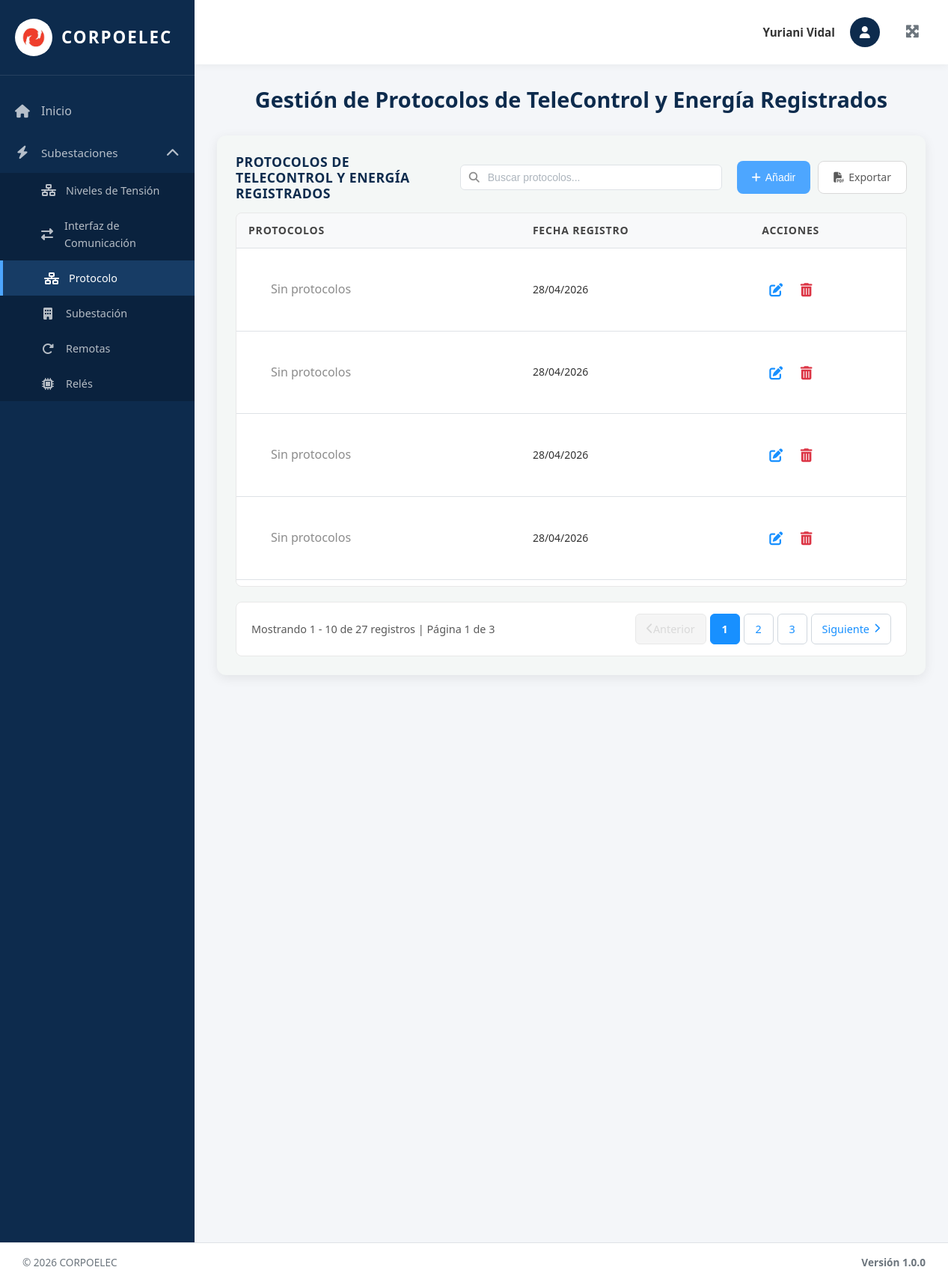
Before: /protocolo/ (signed in) with the older database file.
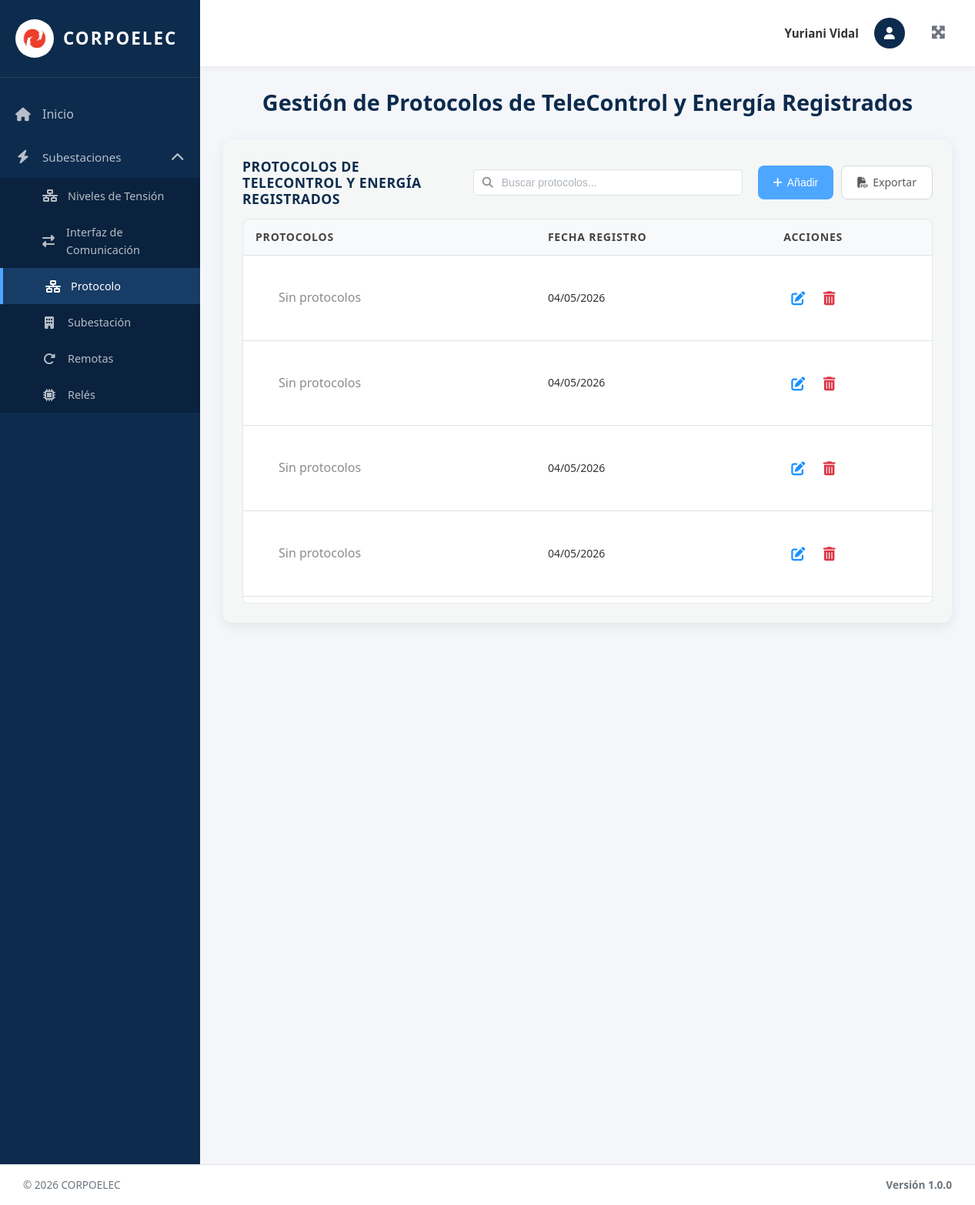
After: the same page with the newer database file.
### equipos/models.py (models this page shows, shortened)
class InterfazDeComunicacion(models.Model):
    Id_Interfaz = models.AutoField(primary_key=True)  # Identificador único
    Fecha_Reg = models.DateField(auto_now_add=True)  # Fecha de registro automática
    Puertos_C = models.IntegerField(default=0, verbose_name='Puertos de Comunicación')  # Contador de puertos asociados
    creado_por = models.ForeignKey(User, on_delete=models.SET_NULL, null=True, blank=True, related_name='interfaces_creadas')  # Usuario que creó el registro
    class Meta:
        verbose_name = 'Interfaz de Comunicación'
        verbose_name_plural = 'Interfaces de Comunicación'
        ordering = ['Id_Interfaz']  # Orden por ID descendente (más recientes primero)

### equipos/views.py (the view, shortened to what this page needs)
# urls.py: path('protocolo/', protocolo_view, name='protocolo'),
@login_required(login_url='/login/')
def protocolo_view(request):
    interfaces = InterfazDeComunicacion.objects.all().order_by('Id_Interfaz')
    paginator = Paginator(interfaces, 10)
    page_number = request.GET.get('page')
    page_obj = paginator.get_page(page_number)
    context = {
        'title': 'Protocolos',
        'page_obj': page_obj,
        'is_admin': request.user.is_superuser,
    }
    return render(request, 'protocolo.html', context)

### templates/protocolo.html (shortened to what the changed rows need)
{% extends 'base.html' %}
{% load static %}
{% block content %}
<div class="welcome-text">
  <h2>Gestión de Protocolos de TeleControl y Energía Registrados</h2>
</div>
<div class="table-section">
   <div class="table-container">
    {% if page_obj.paginator.count > 0 %}
    <table class="data-table">
<thead>
          <tr>
            <th>Protocolos</th>
            <th>Fecha Registro</th>
            <th>Acciones</th>
          </tr>
      </thead>
     <tbody>
       {% for interfaz in page_obj %}
       <tr>
         <td>
           <div class="protocolos-container">
             {% for protocolo in interfaz.protocolos.all %}
             <span class="protocolo-badge">
               <span class="protocolo-icon">
                 {% if protocolo.Tipo == '104' %}<i class="fas fa-network-wired"></i>{% endif %}
                 {% if protocolo.Tipo == 'DNP' %}<i class="fas fa-plug"></i>{% endif %}
                 {% if protocolo.Tipo == 'GOOSE' %}<i class="fas fa-exchange-alt"></i>{% endif %}
                 {% if protocolo.Tipo == '101' %}<i class="fas fa-usb"></i>{% endif %}
                 {% if protocolo.Tipo == 'MODBUS' %}<i class="fas fa-bolt"></i>{% endif %}
               </span>
               <span class="protocolo-text">{{ protocolo.get_Tipo_display }}</span>
             </span>
             {% empty %}
             <span class="no-data">Sin protocolos</span>
             {% endfor %}
           </div>
         </td>
         <td><span class="fecha-text">{{ interfaz.Fecha_Reg|date:"d/m/Y" }}</span></td>
         <td class="actions-cell">
           <button type="button" class="btn-icon btn-edit" title="Editar" onclick="abrirModalEditar({{ interfaz.Id_Interfaz }}, '{% for p in interfaz.protocolos.all %}{{ p.Tipo }}{% if not forloop.last %},{% endif %}{% endfor %}')">
             <i class="fas fa-edit"></i>
           </button>
           <form method="post" style="display: inline;" onsubmit="return confirmarEliminacion(this);">
             <button type="submit" class="btn-icon btn-delete" title="Eliminar">
               <i class="fas fa-trash-alt"></i>
             </button>
           </form>
         </td>
       </tr>
       {% endfor %}
</tbody>
    </table>
    {% else %}
    <p class="no-data">No hay protocolos registrados.</p>
    {% endif %}
   </div>
    {% if page_obj.paginator.num_pages > 1 %}
   <div class="pagination-container">
     <div class="pagination-info-left">
       <span class="pagination-text">
         Mostrando {{ page_obj.start_index }} - {{ page_obj.end_index }} de {{ page_obj.paginator.count }} registros
         | Página {{ page_obj.number }} de {{ page_obj.paginator.num_pages }}
       </span>
     </div>
     <div class="pagination-controls-right">
       <nav class="pagination-nav">
         <ul class="pagination-list">
           {% if page_obj.has_previous %}
             <li class="pagination-item">
               <a href="?page={{ page_obj.previous_page_number }}" class="pagination-link pagination-prev" title="Página anterior">
                 <i class="fas fa-chevron-left"></i> Anterior
               </a>
             </li>
           {% else %}
             <li class="pagination-item disabled">
               <span class="pagination-link disabled" title="No hay página anterior"><i class="fas fa-chevron-left"></i> Anterior</span>
             </li>
           {% endif %}
           {% for num in page_obj.paginator.page_range %}
             {% if page_obj.number == num %}
               <li class="pagination-item active">
                 <span class="pagination-link">{{ num }}</span>
               </li>
             {% elif num > page_obj.number|add:'-3' and num < page_obj.number|add:'3' %}
               <li class="pagination-item">
                 <a href="?page={{ num }}" class="pagination-link">{{ num }}</a>
               </li>
             {% endif %}
           {% endfor %}
           {% if page_obj.has_next %}
             <li class="pagination-item">
               <a href="?page={{ page_obj.next_page_number }}" class="pagination-link pagination-next" title="Página siguiente">
                 Siguiente <i class="fas fa-chevron-right"></i>
               </a>
             </li>
           {% else %}
             <li class="pagination-item disabled">
               <span class="pagination-link disabled" title="No hay página siguiente">Siguiente <i class="fas fa-chevron-right"></i></span>
             </li>
             {% endif %}
           </ul>
         </nav>
       </div>
     </div>
     {% endif %}
  </div>
   </div>
{% endblock %}

Changed rows visible on the page:
removed InterfazDeComunicacion: Fecha_Reg "28/04/2026"
removed InterfazDeComunicacion: Fecha_Reg "28/04/2026"
removed InterfazDeComunicacion: Fecha_Reg "28/04/2026"
removed InterfazDeComunicacion: Fecha_Reg "28/04/2026"
now on this page (row unchanged): InterfazDeComunicacion: Fecha_Reg "04/05/2026"
now on this page (row unchanged): InterfazDeComunicacion: Fecha_Reg "04/05/2026"
now on this page (row unchanged): InterfazDeComunicacion: Fecha_Reg "04/05/2026"
now on this page (row unchanged): InterfazDeComunicacion: Fecha_Reg "04/05/2026"
Other visible differences:
{{ page_obj.start_index }}: "1" → (not shown)
{{ page_obj.end_index }}: "10" → (not shown)
{{ page_obj.paginator.count }}: "27" → (not shown)
{{ page_obj.number }}: "1" → (not shown)
{{ page_obj.paginator.num_pages }}: "3" → (not shown)
text no longer shown: "Mostrando - de registros | Página de Anterior Siguiente"
list line gone: "1"
list line gone: "2"
list line gone: "3"
